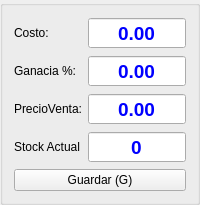
    <widget class="QGroupBox" name="groupBox_2">
     <property name="title">
      <string/>
     </property>
     <layout class="QGridLayout" name="gridLayout_2">
      <item row="0" column="0">
       <widget class="QLabel" name="label_9">
        <property name="sizePolicy">
         <sizepolicy hsizetype="Fixed" vsizetype="Expanding">
          <horstretch>0</horstretch>
          <verstretch>0</verstretch>
         </sizepolicy>
        </property>
        <property name="palette">
         <palette>
          <active>
           <colorrole role="Text">
            <brush brushstyle="SolidPattern">
             <color alpha="255">
              <red>0</red>
              <green>170</green>
              <blue>127</blue>
             </color>
            </brush>
           </colorrole>
           <colorrole role="ButtonText">
            <brush brushstyle="SolidPattern">
             <color alpha="255">
              <red>0</red>
              <green>170</green>
              <blue>127</blue>
             </color>
            </brush>
           </colorrole>
          </active>
          <inactive>
           <colorrole role="Text">
            <brush brushstyle="SolidPattern">
             <color alpha="255">
              <red>0</red>
              <green>170</green>
              <blue>127</blue>
             </color>
            </brush>
           </colorrole>
           <colorrole role="ButtonText">
            <brush brushstyle="SolidPattern">
             <color alpha="255">
              <red>0</red>
              <green>170</green>
              <blue>127</blue>
             </color>
            </brush>
           </colorrole>
          </inactive>
          <disabled>
           <colorrole role="Text">
            <brush brushstyle="SolidPattern">
             <color alpha="255">
              <red>120</red>
              <green>120</green>
              <blue>120</blue>
             </color>
            </brush>
           </colorrole>
           <colorrole role="ButtonText">
            <brush brushstyle="SolidPattern">
             <color alpha="255">
              <red>120</red>
              <green>120</green>
              <blue>120</blue>
             </color>
            </brush>
           </colorrole>
          </disabled>
         </palette>
        </property>
        <property name="text">
         <string>Costo:</string>
        </property>
       </widget>
      </item>
      <item row="2" column="0">
       <widget class="QLabel" name="label_5">
        <property name="sizePolicy">
         <sizepolicy hsizetype="Fixed" vsizetype="Expanding">
          <horstretch>0</horstretch>
          <verstretch>0</verstretch>
         </sizepolicy>
        </property>
        <property name="palette">
         <palette>
          <active>
           <colorrole role="Text">
            <brush brushstyle="SolidPattern">
             <color alpha="255">
              <red>0</red>
              <green>170</green>
              <blue>127</blue>
             </color>
            </brush>
           </colorrole>
           <colorrole role="ButtonText">
            <brush brushstyle="SolidPattern">
             <color alpha="255">
              <red>0</red>
              <green>170</green>
              <blue>127</blue>
             </color>
            </brush>
           </colorrole>
          </active>
          <inactive>
           <colorrole role="Text">
            <brush brushstyle="SolidPattern">
             <color alpha="255">
              <red>0</red>
              <green>170</green>
              <blue>127</blue>
             </color>
            </brush>
           </colorrole>
           <colorrole role="ButtonText">
            <brush brushstyle="SolidPattern">
             <color alpha="255">
              <red>0</red>
              <green>170</green>
              <blue>127</blue>
             </color>
            </brush>
           </colorrole>
          </inactive>
          <disabled>
           <colorrole role="Text">
            <brush brushstyle="SolidPattern">
             <color alpha="255">
              <red>120</red>
              <green>120</green>
              <blue>120</blue>
             </color>
            </brush>
           </colorrole>
           <colorrole role="ButtonText">
            <brush brushstyle="SolidPattern">
             <color alpha="255">
              <red>120</red>
              <green>120</green>
              <blue>120</blue>
             </color>
            </brush>
           </colorrole>
          </disabled>
         </palette>
        </property>
        <property name="text">
         <string>PrecioVenta:</string>
        </property>
       </widget>
      </item>
      <item row="3" column="1" colspan="2">
       <widget class="QSpinBox" name="spinBox_2">
        <property name="sizePolicy">
         <sizepolicy hsizetype="Expanding" vsizetype="Expanding">
          <horstretch>0</horstretch>
          <verstretch>0</verstretch>
         </sizepolicy>
        </property>
        <property name="palette">
         <palette>
          <active>
           <colorrole role="Text">
            <brush brushstyle="SolidPattern">
             <color alpha="255">
              <red>0</red>
              <green>0</green>
              <blue>255</blue>
             </color>
            </brush>
           </colorrole>
          </active>
          <inactive>
           <colorrole role="Text">
            <brush brushstyle="SolidPattern">
             <color alpha="255">
              <red>0</red>
              <green>0</green>
              <blue>255</blue>
             </color>
            </brush>
           </colorrole>
          </inactive>
          <disabled>
           <colorrole role="Text">
            <brush brushstyle="SolidPattern">
             <color alpha="255">
              <red>120</red>
              <green>120</green>
              <blue>120</blue>
             </color>
            </brush>
           </colorrole>
          </disabled>
         </palette>
        </property>
        <property name="font">
         <font>
          <family>Arial</family>
          <pointsize>14</pointsize>
          <weight>75</weight>
          <bold>true</bold>
         </font>
        </property>
        <property name="alignment">
         <set>Qt::AlignCenter</set>
        </property>
        <property name="buttonSymbols">
         <enum>QAbstractSpinBox::NoButtons</enum>
        </property>
        <property name="maximum">
         <number>9999</number>
        </property>
       </widget>
      </item>
      <item row="1" column="0">
       <widget class="QLabel" name="label_4">
        <property name="sizePolicy">
         <sizepolicy hsizetype="Fixed" vsizetype="Expanding">
          <horstretch>0</horstretch>
          <verstretch>0</verstretch>
         </sizepolicy>
        </property>
        <property name="palette">
         <palette>
          <active>
           <colorrole role="Text">
            <brush brushstyle="SolidPattern">
             <color alpha="255">
              <red>0</red>
              <green>170</green>
              <blue>127</blue>
             </color>
            </brush>
           </colorrole>
           <colorrole role="ButtonText">
            <brush brushstyle="SolidPattern">
             <color alpha="255">
              <red>0</red>
              <green>170</green>
              <blue>127</blue>
             </color>
            </brush>
           </colorrole>
          </active>
          <inactive>
           <colorrole role="Text">
            <brush brushstyle="SolidPattern">
             <color alpha="255">
              <red>0</red>
              <green>170</green>
              <blue>127</blue>
             </color>
            </brush>
           </colorrole>
           <colorrole role="ButtonText">
            <brush brushstyle="SolidPattern">
             <color alpha="255">
              <red>0</red>
              <green>170</green>
              <blue>127</blue>
             </color>
            </brush>
           </colorrole>
          </inactive>
          <disabled>
           <colorrole role="Text">
            <brush brushstyle="SolidPattern">
             <color alpha="255">
              <red>120</red>
              <green>120</green>
              <blue>120</blue>
             </color>
            </brush>
           </colorrole>
           <colorrole role="ButtonText">
            <brush brushstyle="SolidPattern">
             <color alpha="255">
              <red>120</red>
              <green>120</green>
              <blue>120</blue>
             </color>
            </brush>
           </colorrole>
          </disabled>
         </palette>
        </property>
        <property name="text">
         <string>Ganacia %:</string>
        </property>
       </widget>
      </item>
      <item row="1" column="1" colspan="2">
       <widget class="QDoubleSpinBox" name="doubleSpinBox_3">
        <property name="palette">
         <palette>
          <active>
           <colorrole role="Text">
            <brush brushstyle="SolidPattern">
             <color alpha="255">
              <red>0</red>
              <green>0</green>
              <blue>255</blue>
             </color>
            </brush>
           </colorrole>
          </active>
          <inactive>
           <colorrole role="Text">
            <brush brushstyle="SolidPattern">
             <color alpha="255">
              <red>0</red>
              <green>0</green>
              <blue>255</blue>
             </color>
            </brush>
           </colorrole>
          </inactive>
          <disabled>
           <colorrole role="Text">
            <brush brushstyle="SolidPattern">
             <color alpha="255">
              <red>120</red>
              <green>120</green>
              <blue>120</blue>
             </color>
            </brush>
           </colorrole>
          </disabled>
         </palette>
        </property>
        <property name="font">
         <font>
          <family>Arial</family>
          <pointsize>14</pointsize>
          <weight>75</weight>
          <bold>true</bold>
         </font>
        </property>
        <property name="alignment">
         <set>Qt::AlignCenter</set>
        </property>
        <property name="buttonSymbols">
         <enum>QAbstractSpinBox::NoButtons</enum>
        </property>
        <property name="maximum">
         <double>9999.989999999999782</double>
        </property>
       </widget>
      </item>
      <item row="2" column="1" colspan="2">
       <widget class="QDoubleSpinBox" name="doubleSpinBox_4">
        <property name="palette">
         <palette>
          <active>
           <colorrole role="Text">
            <brush brushstyle="SolidPattern">
             <color alpha="255">
              <red>0</red>
              <green>0</green>
              <blue>255</blue>
             </color>
            </brush>
           </colorrole>
          </active>
          <inactive>
           <colorrole role="Text">
            <brush brushstyle="SolidPattern">
             <color alpha="255">
              <red>0</red>
              <green>0</green>
              <blue>255</blue>
             </color>
            </brush>
           </colorrole>
          </inactive>
          <disabled>
           <colorrole role="Text">
            <brush brushstyle="SolidPattern">
             <color alpha="255">
              <red>120</red>
              <green>120</green>
              <blue>120</blue>
             </color>
            </brush>
           </colorrole>
          </disabled>
         </palette>
        </property>
        <property name="font">
         <font>
          <family>Arial</family>
          <pointsize>14</pointsize>
          <weight>75</weight>
          <bold>true</bold>
         </font>
        </property>
        <property name="alignment">
         <set>Qt::AlignCenter</set>
        </property>
        <property name="buttonSymbols">
         <enum>QAbstractSpinBox::NoButtons</enum>
        </property>
        <property name="maximum">
         <double>9999.989999999999782</double>
        </property>
       </widget>
      </item>
      <item row="0" column="1" colspan="2">
       <widget class="QDoubleSpinBox" name="doubleSpinBox_2">
        <property name="palette">
         <palette>
          <active>
           <colorrole role="Text">
            <brush brushstyle="SolidPattern">
             <color alpha="255">
              <red>0</red>
              <green>0</green>
              <blue>255</blue>
             </color>
            </brush>
           </colorrole>
          </active>
          <inactive>
           <colorrole role="Text">
            <brush brushstyle="SolidPattern">
             <color alpha="255">
              <red>0</red>
              <green>0</green>
              <blue>255</blue>
             </color>
            </brush>
           </colorrole>
          </inactive>
          <disabled>
           <colorrole role="Text">
            <brush brushstyle="SolidPattern">
             <color alpha="255">
              <red>120</red>
              <green>120</green>
              <blue>120</blue>
             </color>
            </brush>
           </colorrole>
          </disabled>
         </palette>
        </property>
        <property name="font">
         <font>
          <family>Arial</family>
          <pointsize>14</pointsize>
          <weight>75</weight>
          <bold>true</bold>
         </font>
        </property>
        <property name="alignment">
         <set>Qt::AlignCenter</set>
        </property>
        <property name="buttonSymbols">
         <enum>QAbstractSpinBox::NoButtons</enum>
        </property>
        <property name="maximum">
         <double>9999.989999999999782</double>
        </property>
       </widget>
      </item>
      <item row="3" column="0">
       <widget class="QLabel" name="label_7">
        <property name="sizePolicy">
         <sizepolicy hsizetype="Fixed" vsizetype="Expanding">
          <horstretch>0</horstretch>
          <verstretch>0</verstretch>
         </sizepolicy>
        </property>
        <property name="palette">
         <palette>
          <active>
           <colorrole role="Text">
            <brush brushstyle="SolidPattern">
             <color alpha="255">
              <red>0</red>
              <green>170</green>
              <blue>127</blue>
             </color>
            </brush>
           </colorrole>
           <colorrole role="ButtonText">
            <brush brushstyle="SolidPattern">
             <color alpha="255">
              <red>0</red>
              <green>170</green>
              <blue>127</blue>
             </color>
            </brush>
           </colorrole>
          </active>
          <inactive>
           <colorrole role="Text">
            <brush brushstyle="SolidPattern">
             <color alpha="255">
              <red>0</red>
              <green>170</green>
              <blue>127</blue>
             </color>
            </brush>
           </colorrole>
           <colorrole role="ButtonText">
            <brush brushstyle="SolidPattern">
             <color alpha="255">
              <red>0</red>
              <green>170</green>
              <blue>127</blue>
             </color>
            </brush>
           </colorrole>
          </inactive>
          <disabled>
           <colorrole role="Text">
            <brush brushstyle="SolidPattern">
             <color alpha="255">
              <red>120</red>
              <green>120</green>
              <blue>120</blue>
             </color>
            </brush>
           </colorrole>
           <colorrole role="ButtonText">
            <brush brushstyle="SolidPattern">
             <color alpha="255">
              <red>120</red>
              <green>120</green>
              <blue>120</blue>
             </color>
            </brush>
           </colorrole>
          </disabled>
         </palette>
        </property>
        <property name="text">
         <string>Stock Actual</string>
        </property>
       </widget>
      </item>
      <item row="4" column="0" colspan="3">
       <widget class="QPushButton" name="pushButton">
        <property name="sizePolicy">
         <sizepolicy hsizetype="Expanding" vsizetype="Expanding">
          <horstretch>0</horstretch>
          <verstretch>0</verstretch>
         </sizepolicy>
        </property>
        <property name="text">
         <string>Guardar (G)</string>
        </property>
        <property name="icon">
         <iconset>
          <normaloff>icon/guardar.png</normaloff>icon/guardar.png</iconset>
        </property>
        <property name="iconSize">
         <size>
          <width>20</width>
          <height>20</height>
         </size>
        </property>
       </widget>
      </item>
     </layout>
    </widget>
